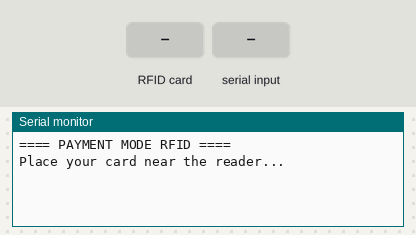
Recording of a sketch running on a simulated Arduino Uno, built with avr-gcc and run on an emulated ATmega328P. Shown: the last lines printed to the serial monitor. The test bench sets the inputs (shaded band).

Above: at 1.2 s.
1.3 s: RFID card 5E 7A 19 C4 held to the reader
At 2.3 s:
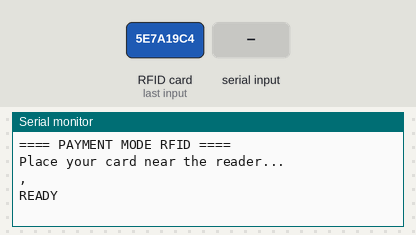
2.8 s: "[\n" received over Serial
At 4.2 s:
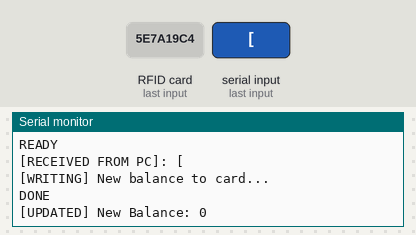

The sketch:

payment.ino
```cpp
#include <SPI.h>
#include <MFRC522.h>

#define RST_PIN 9
#define SS_PIN 10

MFRC522 mfrc522(SS_PIN, RST_PIN);
MFRC522::MIFARE_Key key;
MFRC522::StatusCode card_status;

bool awaitingUpdate = false;
bool sentReady = false;
String currentPlate = "";
long currentBalance = 0;

// Timeout variables
unsigned long readySentTime = 0;
const unsigned long RESPONSE_TIMEOUT = 10000; // 10 seconds

void setup()
{
    Serial.begin(9600);
    SPI.begin();
    mfrc522.PCD_Init();

    for (byte i = 0; i < 6; i++)
    {
        key.keyByte[i] = 0xFF;
    }

    Serial.println(F("==== PAYMENT MODE RFID ===="));
    Serial.println(F("Place your card near the reader..."));
}

void loop()
{
    if (!awaitingUpdate)
    {
        if (!mfrc522.PICC_IsNewCardPresent() || !mfrc522.PICC_ReadCardSerial())
            return;

        currentPlate = readBlockData(2, "Car Plate");
        String balanceStr = readBlockData(4, "Balance");

        // Validate data before proceeding
        if (currentPlate.startsWith("[") || balanceStr.startsWith("["))
        {
            Serial.println(F("⚠️ Invalid card data. Try again."));
            mfrc522.PICC_HaltA();
            mfrc522.PCD_StopCrypto1();
            delay(2000);
            return;
        }

        currentBalance = balanceStr.toInt();
        Serial.print(currentPlate);
        Serial.print(",");
        Serial.println(balanceStr);

        awaitingUpdate = true;
        sentReady = false;
    }

    if (awaitingUpdate && !sentReady)
    {
        Serial.println("READY");
        sentReady = true;
        readySentTime = millis(); // Start the timeout
    }

    if (awaitingUpdate && sentReady)
    {
        if (millis() - readySentTime > RESPONSE_TIMEOUT)
        {
            Serial.println("[TIMEOUT] No response from PC. Resetting.");
            awaitingUpdate = false;
            sentReady = false;
            mfrc522.PICC_HaltA();
            mfrc522.PCD_StopCrypto1();
            delay(1000);
            return;
        }

        if (Serial.available())
        {
            String response = Serial.readStringUntil('\n');
            response.trim();

            Serial.print("[RECEIVED FROM PC]: ");
            Serial.println(response);

            if (response == "I")
            {
                Serial.println("[DENIED] Insufficient balance");
            }
            else
            {
                long newBalance = response.toInt();

                if (newBalance >= 0)
                {
                    Serial.println("[WRITING] New balance to card...");
                    writeBlockData(4, String(newBalance));
                    Serial.println("DONE");
                    Serial.print("[UPDATED] New Balance: ");
                    Serial.println(newBalance);
                }
                else
                {
                    Serial.println("[ERROR] Invalid new balance received.");
                }
            }

            awaitingUpdate = false;
            sentReady = false;
            mfrc522.PICC_HaltA();
            mfrc522.PCD_StopCrypto1();
            delay(2000);
        }
    }
}

String readBlockData(byte blockNumber, String label)
{
    byte buffer[18];
    byte bufferSize = sizeof(buffer);

    card_status = mfrc522.PCD_Authenticate(MFRC522::PICC_CMD_MF_AUTH_KEY_A, blockNumber, &key, &(mfrc522.uid));
    if (card_status != MFRC522::STATUS_OK)
    {
        Serial.print("❌ Auth failed for ");
        Serial.println(label);
        return "[Auth Fail]";
    }

    card_status = mfrc522.MIFARE_Read(blockNumber, buffer, &bufferSize);
    if (card_status != MFRC522::STATUS_OK)
    {
        Serial.print("❌ Read failed for ");
        Serial.println(label);
        return "[Read Fail]";
    }

    String data = "";
    for (uint8_t i = 0; i < 16; i++)
    {
        if (buffer[i] != 0)
        {
            data += (char)buffer[i];
        }
    }
    data.trim();
    return data;
}

void writeBlockData(byte blockNumber, String data)
{
    byte buffer[16];
    data.trim();
    while (data.length() < 16)
        data += ' ';
    data.substring(0, 16).getBytes(buffer, 16);

    card_status = mfrc522.PCD_Authenticate(MFRC522::PICC_CMD_MF_AUTH_KEY_A, blockNumber, &key, &(mfrc522.uid));
    if (card_status != MFRC522::STATUS_OK)
    {
        Serial.println("❌ Auth failed on write");
        return;
    }

    card_status = mfrc522.MIFARE_Write(blockNumber, buffer, 16);
    if (card_status != MFRC522::STATUS_OK)
    {
        Serial.println("❌ Write failed");
    }
}
```

Measured:
- after the input at 1.3 s, the serial monitor: prints a new line at once (image 1)
- after the input at 2.8 s, the serial monitor: prints a new line at once (image 2)
